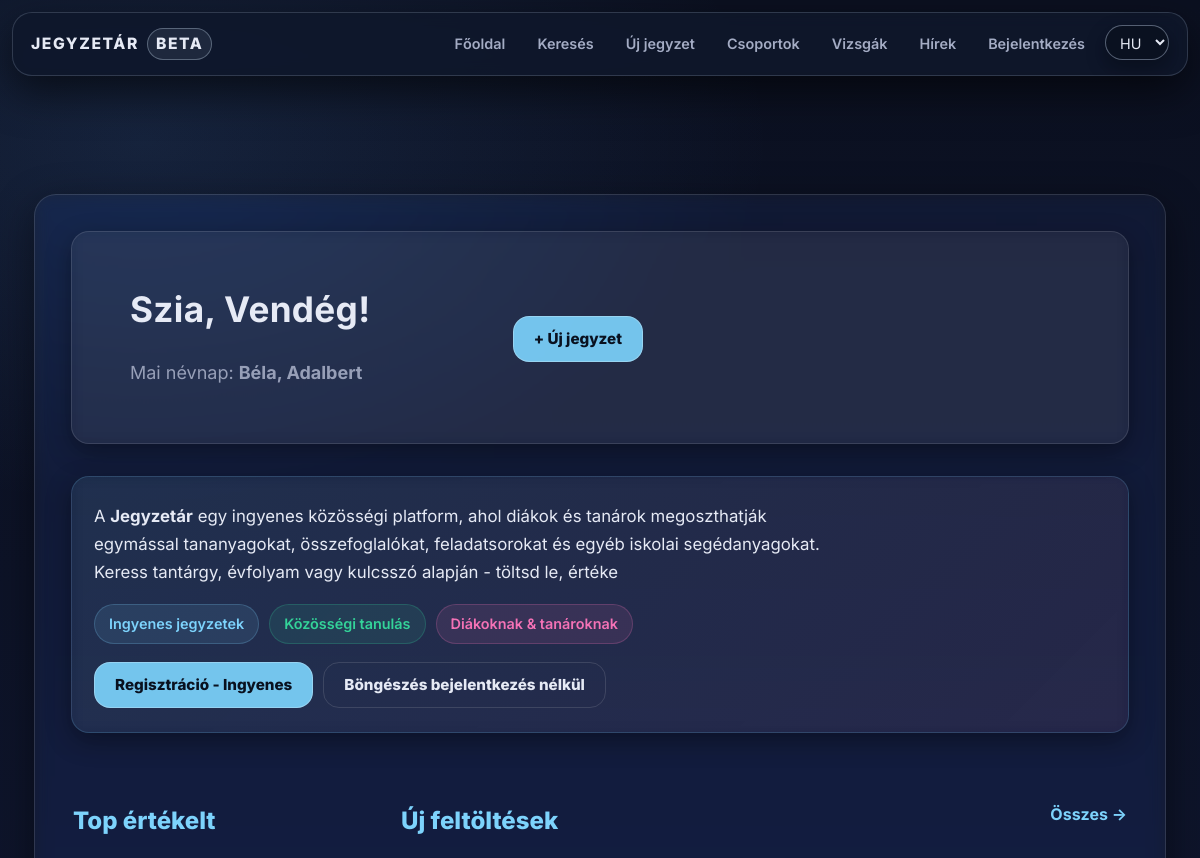
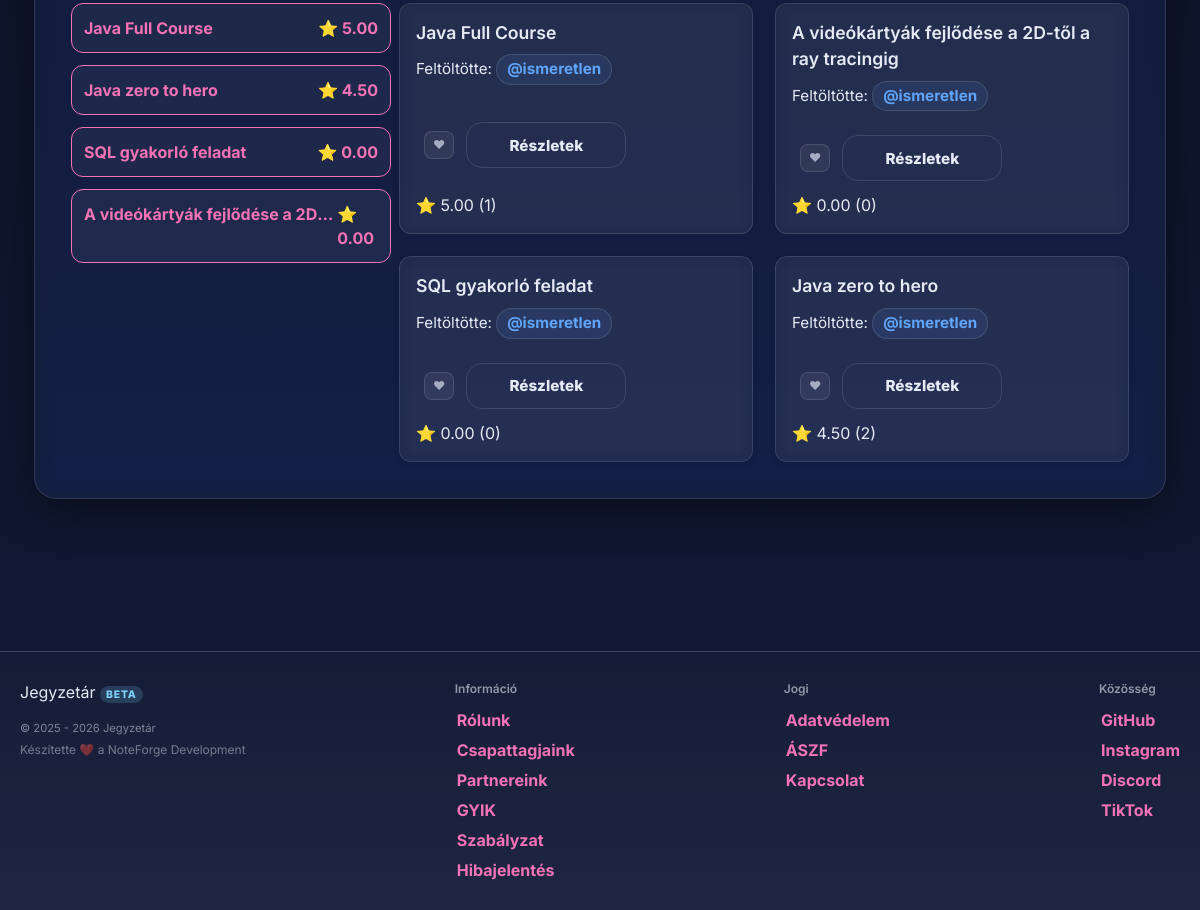
The page / on the database its author committed (2 pictures, top to bottom).
### tables this page shows
CREATE TABLE `namedays` (
  `id` int(11) NOT NULL,
  `datum` varchar(5) DEFAULT NULL,
  `nevek` varchar(255) DEFAULT NULL
);

CREATE TABLE `files` (
  `id` int(11) NOT NULL,
  `uploaded_by` int(11) DEFAULT NULL,
  `name` varchar(255) NOT NULL,
  `file_name` varchar(255) NOT NULL,
  `description` text DEFAULT NULL,
  `file_path` varchar(255) NOT NULL,
  `tags` varchar(255) NOT NULL,
  `tn_name` varchar(255) DEFAULT NULL,
  `file_size` bigint(20) UNSIGNED DEFAULT NULL,
  `download_count` int(11) NOT NULL DEFAULT 0,
  `content_text` longtext DEFAULT NULL,
  `edu_stage` enum('hs','uni') DEFAULT NULL,
  `edu_level` tinyint(4) DEFAULT NULL,
  `external_url` varchar(255) NOT NULL,
  `content_type` enum('file','note','','') NOT NULL,
  `note_markdown` mediumtext NOT NULL,
  `note_excerpt` varchar(255) NOT NULL
);

### assets/php/lang.php (called while the page is built, shortened)
<?php
    $supported_langs = ['hu', 'en', 'de'];
    if (isset($_GET['lang']) && in_array($_GET['lang'], $supported_langs, true)) {
        $lang = $_GET['lang'];
        $_SESSION['lang'] = $lang;
        if (!headers_sent()) {
            setcookie('lang', $lang, time() + 60*60*24*30, '/');
        }
    } else {
        if (isset($_SESSION['lang']) && in_array($_SESSION['lang'], $supported_langs, true)) {
            $lang = $_SESSION['lang'];
        } elseif (isset($_COOKIE['lang']) && in_array($_COOKIE['lang'], $supported_langs, true)) {
            $lang = $_COOKIE['lang'];
        } else {
            $lang = 'hu';
        }
    }
    $translations = [];
    if ($stmt = $conn->prepare("SELECT t_key, lang_code, text FROM translations WHERE lang_code IN (?, 'hu')")) {
        $stmt->bind_param('s', $lang);
        $stmt->execute();
        $result = $stmt->get_result();
        while ($row = $result->fetch_assoc()) {
            if (!isset($translations[$row['t_key']]) || $row['lang_code'] === $lang) {
                $translations[$row['t_key']] = $row['text'];
            }
        }
    }
    if (!function_exists('t')) {
        function t(string $key, ...$args): string
        {
            global $translations;
            $text = $translations[$key] ?? $key;
            return $text;
        }
    }

### assets/php/functions.php (called while the page is built, shortened)
<?php
    if (!function_exists('auth_user_id')) {
        function auth_user_id(): ?int {
            if (!isset($_SESSION['id']) || !ctype_digit((string)$_SESSION['id'])) {
                return null;
            }
            return (int)$_SESSION['id'];
        }
    }
    if (!function_exists('auth_is_logged_in')) {
        function auth_is_logged_in(): bool {
            return auth_user_id() !== null;
        }
    }
    if (!function_exists('db_stmt')) {
        function db_stmt(mysqli $conn, string $sql, string $types = '', array $params = []): mysqli_stmt {
            $stmt = $conn->prepare($sql);
            if ($types !== '' && $params) {
                if (!$stmt->bind_param($types, ...$params)) {
                    db_log_error($conn, 'Paraméterek bind-elése sikertelen', $sql, $params);
                    throw new RuntimeException('Paraméterek bind-elése sikertelen: ' . $stmt->error);
                }
            }
            if (!$stmt->execute()) {
                db_log_error($conn, 'Végrehajtási hiba (execute)', $sql, $params);
                throw new RuntimeException('Végrehajtási hiba (execute): ' . $stmt->error);
            }
            return $stmt;
        }
    }
    if (!function_exists('db_query')) {
        function db_query(mysqli $conn, string $sql, string $types = '', array $params = []): mysqli_result
        {
            $stmt = db_stmt($conn, $sql, $types, $params);
            $result = $stmt->get_result();
            return $result;
        }
    }

### index.php (the view, shortened to what this page needs)
<?php
    require_once "assets/php/db.php";
    require_once "assets/php/lang.php";
    require_once "assets/php/functions.php";
    $user = null;
    $displayName   = $user['username'] ?? t('guest');
    $today = date("m-d");
    $nd = db_query($conn, "SELECT nevek FROM namedays WHERE datum = ? LIMIT 1", "s", [$today]);
    $nameday = ($nd && $nd->num_rows > 0) ? $nd->fetch_assoc()['nevek'] : t('nameday_none_today');
    $popular_sql = "SELECT f.*, IFNULL(AVG(r.rating),0) AS avg_rating, COUNT(r.id) AS rating_count FROM files f LEFT JOIN ratings r ON f.id = r.file_id GROUP BY f.id ORDER BY avg_rating DESC, rating_count DESC LIMIT 8";
    $popular_result = $conn->query($popular_sql);
    $latest_result = $conn->query("SELECT * FROM files ORDER BY id DESC LIMIT 12");
?>
<!DOCTYPE html>
<html lang="<?= htmlspecialchars($lang ?? 'hu') ?>">
<head>
    <link rel="stylesheet" href="assets/css/styles.css">
    <script src="https://cdn.jsdelivr.net/npm/@tailwindcss/browser@4"></script>
</head>
<body>
    <?php include 'assets/php/navbar.php'; ?>
    <div class="content-wrapper w-full">
        <?php include "assets/php/ads.php"; ?>
        <div class="main w-full max-w-6xl mx-auto px-4 md:px-6 lg:px-8">
            <section class="hero card mb-6 md:mb-8">
                <div class="hero-body p-4 md:p-6 lg:p-10">
                    <div class="hero-text">
                        <h1 class="hero-title text-2xl md:text-3xl lg:text-4xl font-bold mb-2">
                            <?= t('hero_greeting') . " " . htmlspecialchars($displayName) ?>!
                        </h1>
                        <p class="hero-sub text-base md:text-lg opacity-90"><?= t('hero_nameday') ?>: <strong><?= htmlspecialchars($nameday) ?></strong></p>
                    </div>
                    <div class="hero-actions mt-4 md:mt-6 lg:mt-0">
                        <div class="hero-actions">
                            <a class="btn-cta text-base md:text-lg px-6 md:px-8 py-2 md:py-3" href="<?= $isLoggedIn ? 'upload.php' : 'reglog.php' ?>">
                                + <?= t('nav_upload') ?>
                            </a>
                        </div>
                    </div>
                </div>
            </section>
            <section class="card mb-6" style="background: linear-gradient(135deg, rgba(125,211,252,.08), rgba(244,114,182,.06)); border-color: rgba(125,211,252,.18);">
                <div style="padding: 8px 4px;">
                    <p style="margin: 0 0 18px; font-size: 1.05rem; color: var(--text); line-height: 1.65; max-width: 72ch;">
                        <?= t('homepage_about_us') ?>
                    </p>
                    <div style="display: flex; flex-wrap: wrap; gap: 10px;">
                        <div style="display: flex; align-items: center; gap: 8px; padding: 8px 14px; border-radius: 999px; background: rgba(125,211,252,.10); border: 1px solid rgba(125,211,252,.22); font-size: .9rem; font-weight: 600; color: var(--primary);">
                            <?= t('homepage_free_notes') ?>
                        </div>
                        <div style="display: flex; align-items: center; gap: 8px; padding: 8px 14px; border-radius: 999px; background: rgba(52,211,153,.10); border: 1px solid rgba(52,211,153,.22); font-size: .9rem; font-weight: 600; color: var(--ok);">
                            <?= t('homepage_collaborative_learning') ?>
                        </div>
                        <div style="display: flex; align-items: center; gap: 8px; padding: 8px 14px; border-radius: 999px; background: rgba(244,114,182,.10); border: 1px solid rgba(244,114,182,.22); font-size: .9rem; font-weight: 600; color: var(--accent);">
                            <?= t('homepage_teachers_students') ?>
                        </div>
                    </div>
                    <div style="margin-top: 18px; display: flex; gap: 10px; flex-wrap: wrap;">
                        <a href="reglog.php" class="btn-cta"><?= t('homepage_free_register') ?></a>
                        <a href="search.php" class="btn-ghost"><?= t('homepage_browse_btn') ?></a>
                    </div>
                </div>
            </section>
            <section class="content-main flex-1 min-w-0">
            <?php if ($latest_result && $latest_result->num_rows > 0): ?>
                <div class="home-grid">
                    <section class="content-main flex-1 min-w-0">
                        <div class="section-titlebar flex justify-between items-center mb-4">
                            <h3 class="text-xl md:text-2xl"><?= t('home_new_uploads') ?></h3>
                            <a class="link-more" href="search.php?sort=new"><?= t('home_all_arrow') ?></a>
                        </div>
                        <div class="content-grid grid grid-cols-1 md:grid-cols-2 gap-4 md:gap-6">
                            <?php while ($file = $latest_result->fetch_assoc()):
                                $file_id = (int)$file['id'];
                                $uploaderRes = db_query($conn, "SELECT username FROM users WHERE id = ? LIMIT 1", "i", [(int)$file['uploaded_by']]);
                                $uploader = ($uploaderRes && $uploaderRes->num_rows) ? $uploaderRes->fetch_assoc() : ['username' => 'ismeretlen'];
                                $avgRes = db_query($conn, "SELECT AVG(rating) AS avg, COUNT(*) AS c FROM ratings WHERE file_id = ?", "i", [$file_id]);
                                $avg = "0.00";
                                $cnt = 0;
                                if ($avgRes && $avgRes->num_rows) {
                                    $d = $avgRes->fetch_assoc();
                                    $avg = number_format((float)($d['avg'] ?? 0), 2);
                                    $cnt = (int)($d['c'] ?? 0);
                                }
                                $is_favorite = false;
                            ?>
                            <article class="card note-card" id="file-<?= $file_id ?>">
                                <header class="note-header">
                                    <div class="card-title-group">
                                        <h4 class="entry-title"><?= htmlspecialchars($file['name'] ?? '') ?></h4>
                                        <p class="uploader-info">
                                            Feltöltötte:
                                            <a class="uploader-name" href="profile.php?user=<?= urlencode($uploader['username']) ?>">
                                                @<?= htmlspecialchars($uploader['username']) ?>
                                            </a>
                                        </p>
                                    </div>
                                </header>
                                <div class="card-actions">
                                    <?php if ($isLoggedIn && $currentUserId): ?>
                                        <form method="POST">
                                            <input type="hidden" name="favorite-btn" value="1">
                                            <input type="hidden" name="favorite_file_id" value="<?= $file_id ?>">
                                            <button type="submit" class="favorite-btn <?= $is_favorite ? 'favorited' : '' ?>">❤</button>
                                        </form>
                                    <?php else: ?>
                                        <a class="favorite-btn" href="reglog.php">❤</a>
                                    <?php endif; ?>
                                    <a href="note.php?id=<?= $file_id ?>" class="btn-sm btn-ghost">Részletek</a>
                                </div>
                                <div class="card-footer-meta">
                                    ⭐ <?= $avg ?> (<?= $cnt ?>)
                                </div>
                            </article>
                            <?php endwhile; ?>
                        </div>
                    </section>
                    <aside class="content-aside w-full lg:w-80 min-w-0">
                        <div class="section-titlebar mb-4">
                            <h3 class="text-xl md:text-2xl"><?= t('sidebar_top_rated') ?></h3>
                        </div>
                        <?php if ($popular_result && $popular_result->num_rows > 0): ?>
                            <div class="list-compact flex flex-col gap-3">
                                <?php while ($file = $popular_result->fetch_assoc()): ?>
                                    <a href="note.php?id=<?= $file['id'] ?>" class="popular-item-link block p-3 rounded-xl bg-white/5 hover:bg-white/10 border">
                                        <div class="flex justify-between">
                                            <span class="truncate"><?= htmlspecialchars($file['name']) ?></span>
                                            <span>⭐ <?= number_format((float)$file['avg_rating'], 2) ?></span>
                                        </div>
                                    </a>
                                <?php endwhile; ?>
                            </div>
                        <?php endif; ?>
                    </aside>
                </div>
            <?php endif; ?>
        </div>
    </div>
    <?php include 'assets/php/footer.php'; ?>
    </body>
</html>

### rows shown on the page
namedays: nevek "Béla, Adalbert"
files: name "Java Full Course", username "ismeretlen", avg "5.00", cnt "1", avg_rating "5.00"
files: name "A videókártyák fejlődése a 2D-től a ray tracingig", username "ismeretlen", avg "0.00", cnt "0", name "A videókártyák fejlődése a 2D…", avg_rating "0.00"
files: name "SQL gyakorló feladat", username "ismeretlen", avg "0.00", cnt "0", avg_rating "0.00"
files: name "Java zero to hero", username "ismeretlen", avg "4.50", cnt "2", avg_rating "4.50"

### other values the page prints
t('nav_home') "Főoldal"
t('nav_search') "Keresés"
t('nav_upload') "Új jegyzet"
t('nav_groups') "Csoportok"
t('nav_exams') "Vizsgák"
t('nav_news') "Hírek"
t('nav_login') "Bejelentkezés"
t('hero_greeting') "Szia,"
$displayName "Vendég"
t('hero_nameday') "Mai névnap"
t('homepage_free_notes') "Ingyenes jegyzetek"
t('homepage_collaborative_learning') "Közösségi tanulás"
t('homepage_teachers_students') "Diákoknak & tanároknak"
t('homepage_free_register') "Regisztráció - Ingyenes"
t('homepage_browse_btn') "Böngészés bejelentkezés nélkül"
